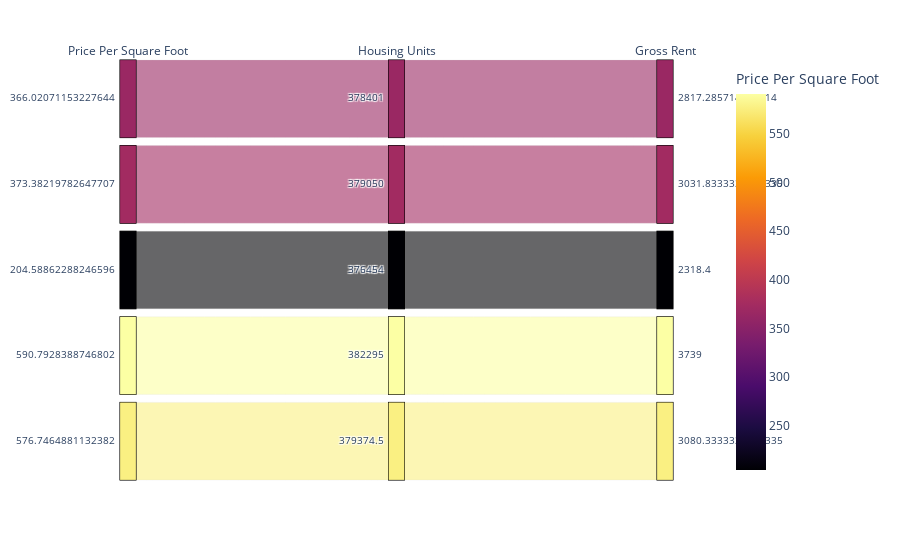

The cell this chart's notebook holds for it:
### Code cell
# Parallel Categories Plot
px.parallel_categories(
    sfo_ave_price_by_hood,
    dimensions=["sale_price_sqr_foot", "housing_units", "gross_rent"],
    color="sale_price_sqr_foot",
    color_continuous_scale=px.colors.sequential.Inferno,
    labels={
        "neighborhood": "Neighborhood",
        "sale_price_sqr_foot": "Price Per Square Foot",
        "housing_units": "Housing Units",
        "gross_rent": "Gross Rent"
    },
)

### Figure 1 — Plotly figure (JSON) as saved in the notebook; plotly's stock layout.template omitted (floating-point values rounded to 4 significant figures)
{"data": [{"dimensions": [{"label": "Price Per Square Foot", "values": [366.0, 373.4, 204.6, 590.8, 576.7]}, {"label": "Housing Units", "values": [378401, 379050, 376454, 382295, 379400.0]}, {"label": "Gross Rent", "values": [2817.0, 3032.0, 2318.0, 3739, 3080.0]}], "domain": {"x": [0, 1], "y": [0, 1]}, "line": {"color": [366.0, 373.4, 204.6, 590.8, 576.7], "coloraxis": "coloraxis"}, "name": "", "type": "parcats"}], "layout": {"autosize": true, "coloraxis": {"colorbar": {"title": {"text": "Price Per Square Foot"}}, "colorscale": [[0, "#000004"], [0.1111, "#1b0c41"], [0.2222, "#4a0c6b"], [0.3333, "#781c6d"], [0.4444, "#a52c60"], [0.5556, "#cf4446"], [0.6667, "#ed6925"], [0.7778, "#fb9b06"], [0.8889, "#f7d13d"], [1, "#fcffa4"]]}, "legend": {"tracegroupgap": 0}, "margin": {"t": 60}}}
